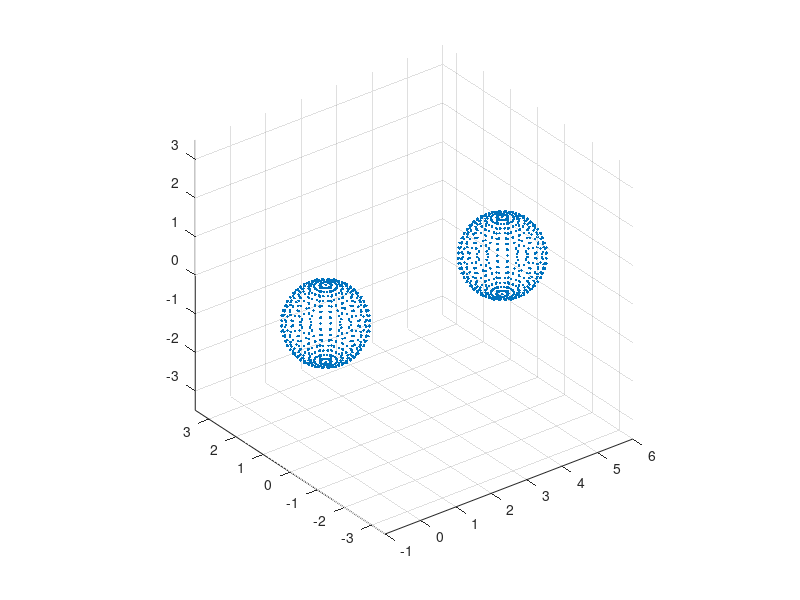

The MATLAB script that drew this image: (Note: this script raises an error after producing the figure.)
[x1,y1,z1] = sphere(24);
x1 = x1(:);
y1 = y1(:);
z1 = z1(:);
x2 = x1+5;
P = [x1 y1 z1; x2 y1 z1];
P = unique(P,'rows');
plot3(P(:,1),P(:,2),P(:,3),'.')
axis equal
grid on

shp = alphaShape(P(:,1),P(:,2),P(:,3),1);
plot(shp)
axis equal
xp=rand(10,1);
yp = rand(10,1);
zp = rand(10,1);
[tf,ID] = inShape(shp,xp,yp,zp);
%%
close all
[x,y,z] = meshgrid(0:1:2,-2:1:0,-1:1:1);
x = x(:);
y = y(:);
z = z(:);
x = x1+0.1;
y = y1+0.2;
z = z1+0.3;

[k1,av1] = convhull(x,y,z);

% trisurf(k1,x,y,z,'FaceColor','cyan')
% axis equal

[k2,av2] = convhull(x,y,z,'Simplify',true);

trisurf(k2,x,y,z,'FaceColor','cyan')
axis equal

TR = triangulation(k2,[x,y,z]);
V = vertexNormal(TR);
F = faceNormal(TR);
P = incenter(TR);
%%
close all
trisurf(TR,'FaceColor',[0.8 0.8 1.0],'FaceAlpha',0.3);
axis equal
hold on
% quiver3(x,y,z, ...
%      V(:,1),V(:,2),V(:,3),0.5,'Color','b');


%  quiver3(P(:,1),P(:,2),P(:,3), ...
%       F(:,1),F(:,2),F(:,3),0.5,'color','r');

%p=6*rand(10,3)-3;
dd = 0.1;
dx = dd;
dy = dd;
dz = dd;
[px,py,pz] = meshgrid([-3:dx:3],[-3:dy:3],[-3:dz:3]);
p = [reshape(px,[numel(px),1]),reshape(py,[numel(px),1]),reshape(pz,[numel(px),1])];
% plot3(p(:,1),p(:,2),p(:,3),'ro')
%%
N = 0;
M = 0;
j = 0;
tic
for i = 1:length(p)
    if isempty(find(sum((P-p(i,:)).*F,2) < 0,1))
        plot3(p(i,1),p(i,2),p(i,3),'b*')
        dm = dx*dy*dz; % *rho(p(i,1),p(i,2),p(i,3));
        N = N + dm*[p(i,1),p(i,2),p(i,3)];
        M = M + dm;
        j = j+1;
    end
end
j
COG = N/M
toc
%% 高速化バージョン
tic
zo=find(max(sum(P.*F,2)-(F*p')<0,[],1)==0);
plot3(p(zo,1),p(zo,2),p(zo,3),'ro')
N = sum(p(zo,:),1);
M = length(zo);
COG = N/M
toc